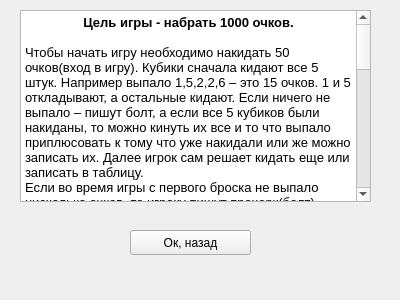
<?xml version="1.0" encoding="UTF-8"?>
<ui version="4.0">
 <class>Rule</class>
 <widget class="QWidget" name="Rule">
  <property name="geometry">
   <rect>
    <x>0</x>
    <y>0</y>
    <width>400</width>
    <height>300</height>
   </rect>
  </property>
  <property name="windowTitle">
   <string>Form</string>
  </property>
  <widget class="QTextBrowser" name="textBrowser">
   <property name="geometry">
    <rect>
     <x>20</x>
     <y>10</y>
     <width>351</width>
     <height>192</height>
    </rect>
   </property>
   <property name="html">
    <string>&lt;!DOCTYPE HTML PUBLIC &quot;-//W3C//DTD HTML 4.0//EN&quot; &quot;http://www.w3.org/TR/REC-html40/strict.dtd&quot;&gt;
&lt;html&gt;&lt;head&gt;&lt;meta name=&quot;qrichtext&quot; content=&quot;1&quot; /&gt;&lt;style type=&quot;text/css&quot;&gt;
p, li { white-space: pre-wrap; }
&lt;/style&gt;&lt;/head&gt;&lt;body style=&quot; font-family:'Cantarell'; font-size:10pt; font-weight:400; font-style:normal;&quot;&gt;
&lt;p align=&quot;center&quot; style=&quot; margin-top:0px; margin-bottom:0px; margin-left:0px; margin-right:0px; -qt-block-indent:0; text-indent:0px;&quot;&gt;&lt;span style=&quot; font-weight:600;&quot;&gt;Цель игры - набрать 1000 очков.&lt;/span&gt;&lt;/p&gt;
&lt;p style=&quot; margin-top:0px; margin-bottom:0px; margin-left:0px; margin-right:0px; -qt-block-indent:0; text-indent:0px;&quot;&gt;&lt;br /&gt;Чтобы начать игру необходимо накидать 50 очков(вход в игру). Кубики сначала кидают все 5 штук. Например выпало 1,5,2,2,6 – это 15 очков. 1 и 5 откладывают, а остальные кидают. Если ничего не выпало – пишут болт, а если все 5 кубиков были накиданы, то можно кинуть их все и то что выпало приплюсовать к тому что уже накидали или же можно записать их. Далее игрок сам решает кидать еще или записать в таблицу.&lt;br /&gt;Если во время игры с первого броска не выпало нисколько очков, то игроку пишут прочерк(болт). Если игрок набрал 3 болта, то его очки сбрасываются до нуля. &lt;br /&gt;После того как один из игроков все же прошел «вход игру» он должен пройти 2 бочки: первая с 400 до 450, вторая с 880 до 1000.&lt;/p&gt;
&lt;p style=&quot; margin-top:12px; margin-bottom:12px; margin-left:0px; margin-right:0px; -qt-block-indent:0; text-indent:0px;&quot;&gt;&lt;br /&gt;Пример прохождения одной из бочек(400-450):&lt;br /&gt;У игрока 395 очков.&lt;/p&gt;
&lt;p align=&quot;justify&quot; style=&quot; margin-top:12px; margin-bottom:12px; margin-left:0px; margin-right:0px; -qt-block-indent:0; text-indent:0px;&quot;&gt;1) Он кидает кубики, ему выпало 60. Он может кидать дальше, а может записать и у него будет  455 очков, тогда он выйдет с бочки.&lt;/p&gt;
&lt;p align=&quot;justify&quot; style=&quot; margin-top:12px; margin-bottom:12px; margin-left:0px; margin-right:0px; -qt-block-indent:0; text-indent:0px;&quot;&gt;2) Ему выпало 10 очков, записать он 405 не может и кидает дальше. Если ничего не выпало, записывается 400 и ход оканчивается. Болты на бочке не ставятся. &lt;/p&gt;
&lt;p align=&quot;justify&quot; style=&quot; margin-top:12px; margin-bottom:12px; margin-left:0px; margin-right:0px; -qt-block-indent:0; text-indent:0px;&quot;&gt;При наборе игроком 555 очков(самосвал) его очки сбрасываются до нуля. И снова нужно пройти бочку 0-50.&lt;/p&gt;
&lt;p align=&quot;center&quot; style=&quot; margin-top:12px; margin-bottom:12px; margin-left:0px; margin-right:0px; -qt-block-indent:0; text-indent:0px;&quot;&gt;&lt;span style=&quot; font-weight:600;&quot;&gt;Как считать очки:&lt;/span&gt;&lt;/p&gt;
&lt;p align=&quot;justify&quot; style=&quot; margin-top:12px; margin-bottom:12px; margin-left:0px; margin-right:0px; -qt-block-indent:0; text-indent:0px;&quot;&gt;Единица – это 10 очков. Пятерка – 5 очков.&lt;br /&gt;Комбинация кубиков выпавших за один бросок:&lt;br /&gt;Три единицы – 100 очков. 4 единицы – 400 очков. 5 – 1000.&lt;br /&gt;3 двойки – 20, 4 двойки – 80, 5 двоек -200.&lt;br /&gt;3 тройки - 30, 4 тройки - 120, 5 троек – 300&lt;br /&gt;Четверки: 3 – 40, 4 – 160, 5 – 400.&lt;br /&gt;Пятерки: 3 – 50, 4 – 200, 5 – 500.&lt;br /&gt;Шестерки: 3 – 60, 4 – 240, 5 – 600.&lt;/p&gt;&lt;/body&gt;&lt;/html&gt;</string>
   </property>
  </widget>
  <widget class="QPushButton" name="returnButton">
   <property name="geometry">
    <rect>
     <x>130</x>
     <y>230</y>
     <width>121</width>
     <height>25</height>
    </rect>
   </property>
   <property name="text">
    <string>Ок, назад</string>
   </property>
  </widget>
 </widget>
 <resources/>
 <connections/>
</ui>
